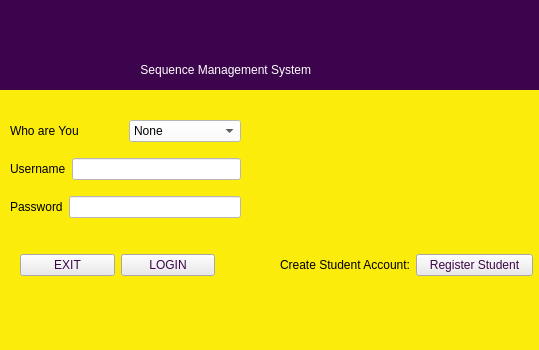
<?xml version="1.0" encoding="UTF-8"?>
<ui version="4.0">
 <class>LoginScreen</class>
 <widget class="QMainWindow" name="LoginScreen">
  <property name="geometry">
   <rect>
    <x>0</x>
    <y>0</y>
    <width>539</width>
    <height>350</height>
   </rect>
  </property>
  <property name="minimumSize">
   <size>
    <width>0</width>
    <height>0</height>
   </size>
  </property>
  <property name="maximumSize">
   <size>
    <width>539</width>
    <height>350</height>
   </size>
  </property>
  <property name="windowTitle">
   <string>LoginScreen</string>
  </property>
  <property name="autoFillBackground">
   <bool>false</bool>
  </property>
  <property name="styleSheet">
   <string notr="true">background-color: rgb(252, 236, 12);</string>
  </property>
  <widget class="QWidget" name="centralwidget">
   <widget class="QLabel" name="duplicatelabel">
    <property name="geometry">
     <rect>
      <x>270</x>
      <y>130</y>
      <width>241</width>
      <height>31</height>
     </rect>
    </property>
    <property name="styleSheet">
     <string notr="true"/>
    </property>
    <property name="text">
     <string/>
    </property>
   </widget>
   <widget class="QWidget" name="layoutWidget">
    <property name="geometry">
     <rect>
      <x>10</x>
      <y>110</y>
      <width>231</width>
      <height>121</height>
     </rect>
    </property>
    <layout class="QVBoxLayout" name="verticalLayout">
     <item>
      <layout class="QHBoxLayout" name="horizontalLayout">
       <item>
        <widget class="QLabel" name="userTypeLabel">
         <property name="text">
          <string>Who are You</string>
         </property>
        </widget>
       </item>
       <item>
        <widget class="QComboBox" name="userComboBox">
         <property name="styleSheet">
          <string notr="true">background-color: rgb(255, 255, 255);</string>
         </property>
         <item>
          <property name="text">
           <string>None</string>
          </property>
         </item>
         <item>
          <property name="text">
           <string>Student</string>
          </property>
         </item>
         <item>
          <property name="text">
           <string>Lecturer</string>
          </property>
         </item>
         <item>
          <property name="text">
           <string>Administrator</string>
          </property>
         </item>
        </widget>
       </item>
      </layout>
     </item>
     <item>
      <layout class="QHBoxLayout" name="horizontalLayout_2">
       <item>
        <widget class="QLabel" name="label">
         <property name="text">
          <string>Username</string>
         </property>
        </widget>
       </item>
       <item>
        <widget class="QLineEdit" name="usernameLine">
         <property name="styleSheet">
          <string notr="true">background-color: rgb(255, 255, 255);</string>
         </property>
        </widget>
       </item>
      </layout>
     </item>
     <item>
      <layout class="QHBoxLayout" name="horizontalLayout_3">
       <item>
        <widget class="QLabel" name="label_2">
         <property name="text">
          <string>Password</string>
         </property>
        </widget>
       </item>
       <item>
        <widget class="QLineEdit" name="passwordLine">
         <property name="styleSheet">
          <string notr="true">background-color: rgb(255, 255, 255);</string>
         </property>
        </widget>
       </item>
      </layout>
     </item>
    </layout>
   </widget>
   <widget class="QWidget" name="layoutWidget_2">
    <property name="geometry">
     <rect>
      <x>20</x>
      <y>250</y>
      <width>195</width>
      <height>30</height>
     </rect>
    </property>
    <layout class="QHBoxLayout" name="horizontalLayout_4">
     <item>
      <widget class="QPushButton" name="cancelButton">
       <property name="styleSheet">
        <string notr="true">color: rgb(60, 4, 76);
background-color: rgb(234, 234, 234);</string>
       </property>
       <property name="text">
        <string>EXIT</string>
       </property>
      </widget>
     </item>
     <item>
      <widget class="QPushButton" name="loginButton">
       <property name="styleSheet">
        <string notr="true">color: rgb(60, 4, 76);
background-color: rgb(234, 234, 234);</string>
       </property>
       <property name="text">
        <string>LOGIN</string>
       </property>
      </widget>
     </item>
    </layout>
   </widget>
   <widget class="QLabel" name="label_3">
    <property name="geometry">
     <rect>
      <x>0</x>
      <y>-5</y>
      <width>541</width>
      <height>61</height>
     </rect>
    </property>
    <property name="styleSheet">
     <string notr="true">image: url(:/Images/Images/ublogo.png);
background-color: rgb(60, 4, 76);</string>
    </property>
    <property name="text">
     <string/>
    </property>
   </widget>
   <widget class="QLabel" name="label_4">
    <property name="geometry">
     <rect>
      <x>-6</x>
      <y>49</y>
      <width>551</width>
      <height>41</height>
     </rect>
    </property>
    <property name="styleSheet">
     <string notr="true">color: rgb(255, 255, 255);
background-color: rgb(60, 4, 76);</string>
    </property>
    <property name="text">
     <string>                                            Sequence Management System</string>
    </property>
   </widget>
   <widget class="QWidget" name="layoutWidget">
    <property name="geometry">
     <rect>
      <x>280</x>
      <y>250</y>
      <width>253</width>
      <height>30</height>
     </rect>
    </property>
    <layout class="QGridLayout" name="gridLayout">
     <item row="0" column="0">
      <widget class="QLabel" name="label_5">
       <property name="text">
        <string>Create Student Account:</string>
       </property>
      </widget>
     </item>
     <item row="0" column="1">
      <widget class="QPushButton" name="registerStudentButton">
       <property name="styleSheet">
        <string notr="true">color: rgb(60, 4, 76);
background-color: rgb(234, 234, 234);</string>
       </property>
       <property name="text">
        <string>Register Student</string>
       </property>
      </widget>
     </item>
    </layout>
   </widget>
  </widget>
  <widget class="QMenuBar" name="menubar">
   <property name="geometry">
    <rect>
     <x>0</x>
     <y>0</y>
     <width>539</width>
     <height>26</height>
    </rect>
   </property>
  </widget>
  <widget class="QStatusBar" name="statusbar"/>
 </widget>
 <resources/>
 <connections/>
</ui>
